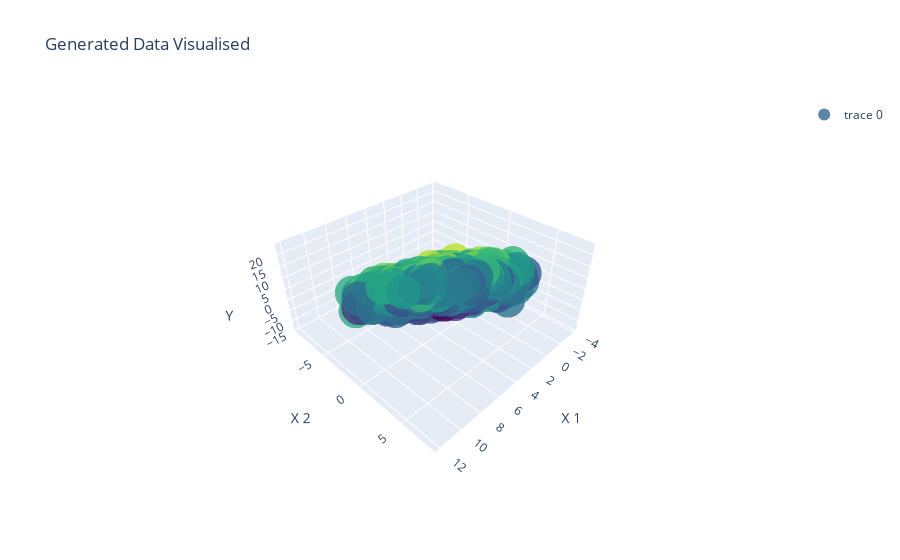

The code cell stored with this chart in its notebook:
### Code cell
x,y,z = get_training_data(10000)

e = z - 3 - x - 2*y


fig = go.Figure(data=[go.Scatter3d(
    x=x,
    y=y,
    z=z,
    mode='markers',
    marker=dict(
        size=12,
        color=e,                # set color to an array/list of desired values
        colorscale='Viridis',   # choose a colorscale
        opacity=0.8
    )
)])

fig.update_layout(
    scene=dict(
        aspectratio = dict( x=1, y=1, z=0.5 ),
        aspectmode = 'manual',
        xaxis_title='X 1',
        yaxis_title='X 2',
        zaxis_title='Y',
    ),
    showlegend = True,
    title='Generated Data Visualised',
)


fig.write_html('stochastic_data_visualise.html')

fig.show()

### Figure 1 — Plotly figure (JSON) as saved in the notebook; plotly's stock layout.template omitted (floating-point values rounded to 4 significant figures; data arrays with more than 128 entries replaced by an {"elided": "..."} marker saying what was removed)
{"data": [{"marker": {"color": {"elided": "10000 float values"}, "colorscale": [[0, "#440154"], [0.1111, "#482878"], [0.2222, "#3e4989"], [0.3333, "#31688e"], [0.4444, "#26828e"], [0.5556, "#1f9e89"], [0.6667, "#35b779"], [0.7778, "#6ece58"], [0.8889, "#b5de2b"], [1, "#fde725"]], "opacity": 0.8, "size": 12}, "mode": "markers", "type": "scatter3d", "x": {"elided": "10000 float values"}, "y": {"elided": "10000 float values"}, "z": {"elided": "10000 float values"}}], "layout": {"scene": {"aspectmode": "manual", "aspectratio": {"x": 1, "y": 1, "z": 0.5}, "xaxis": {"title": {"text": "X 1"}}, "yaxis": {"title": {"text": "X 2"}}, "zaxis": {"title": {"text": "Y"}}}, "showlegend": true, "title": {"text": "Generated Data Visualised"}}}
